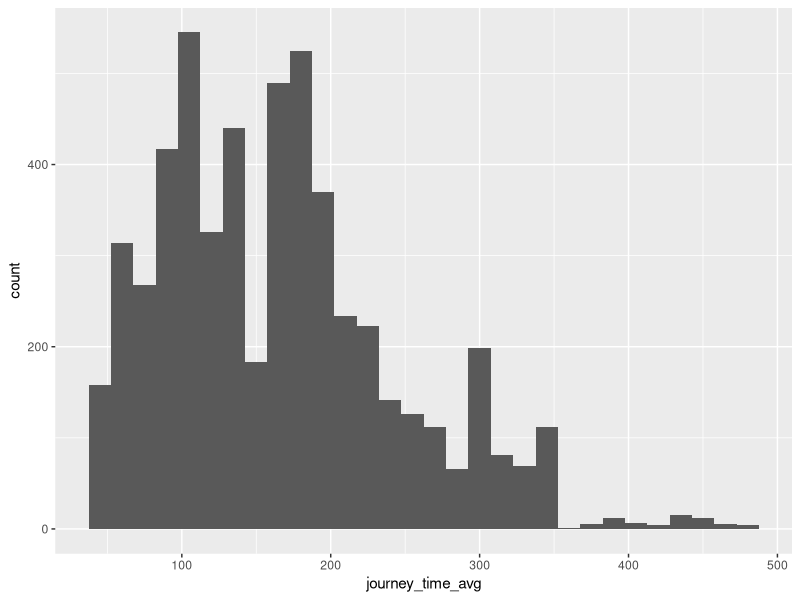
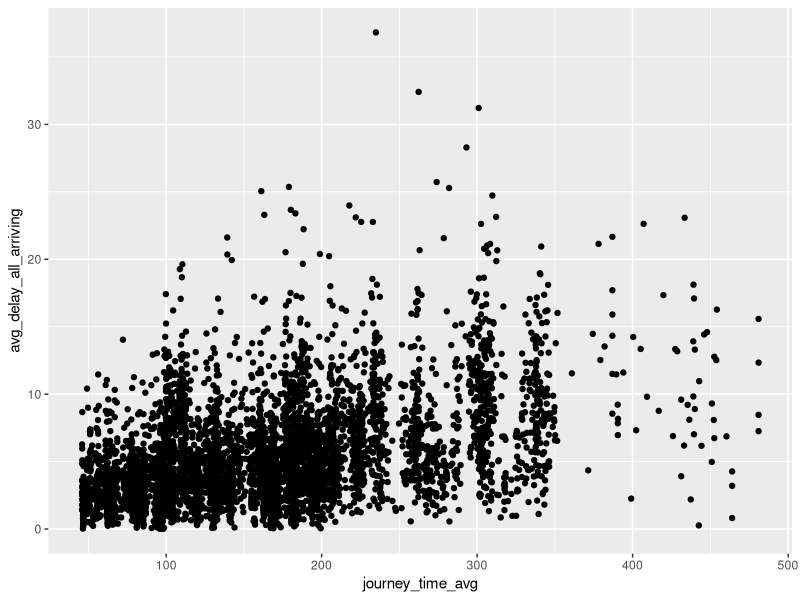
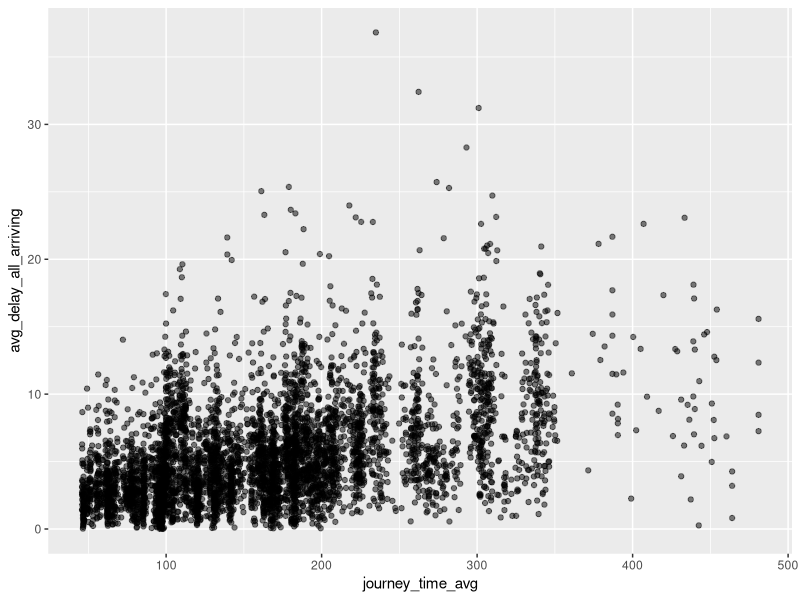
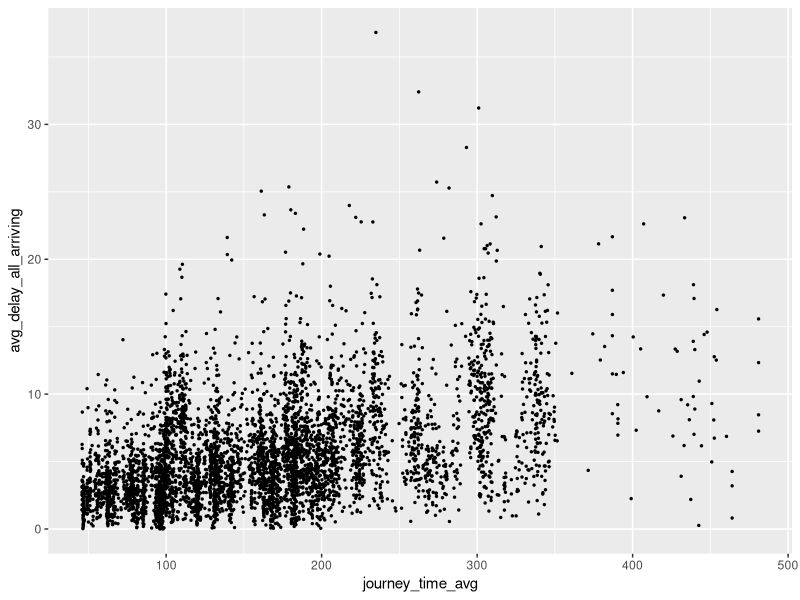
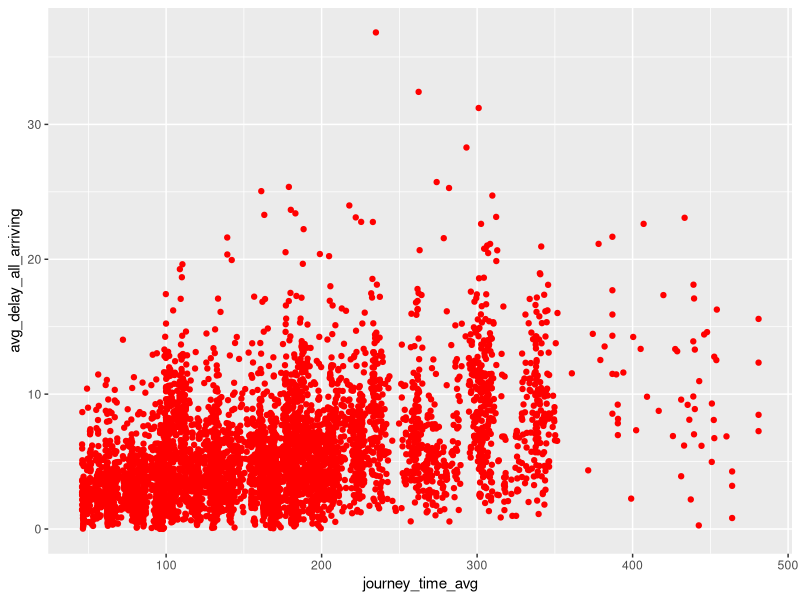
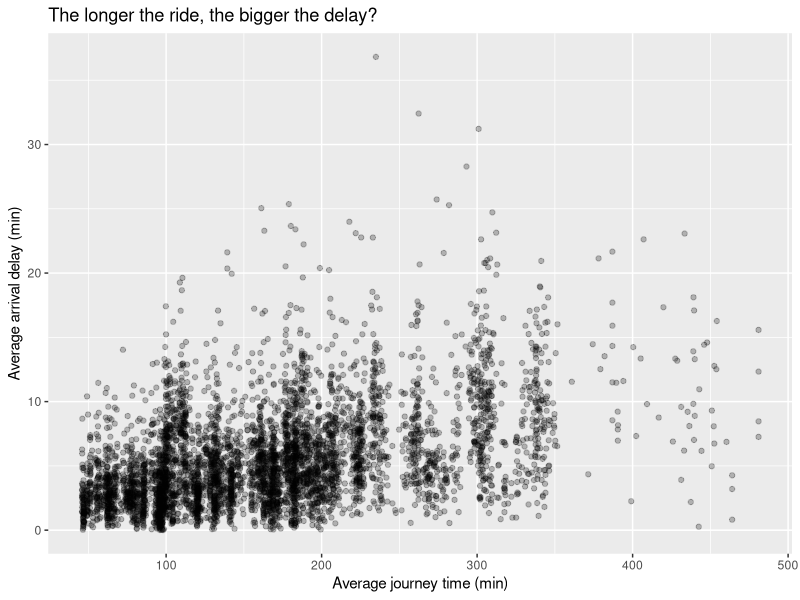
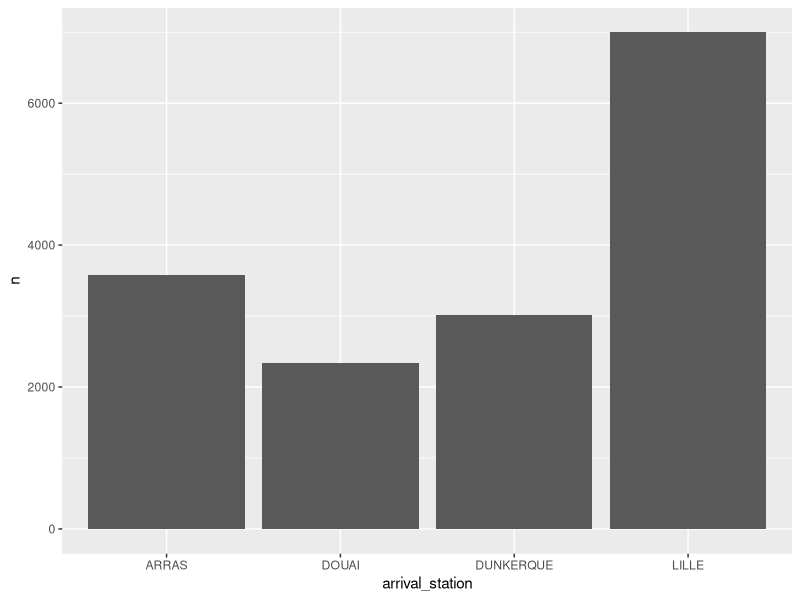
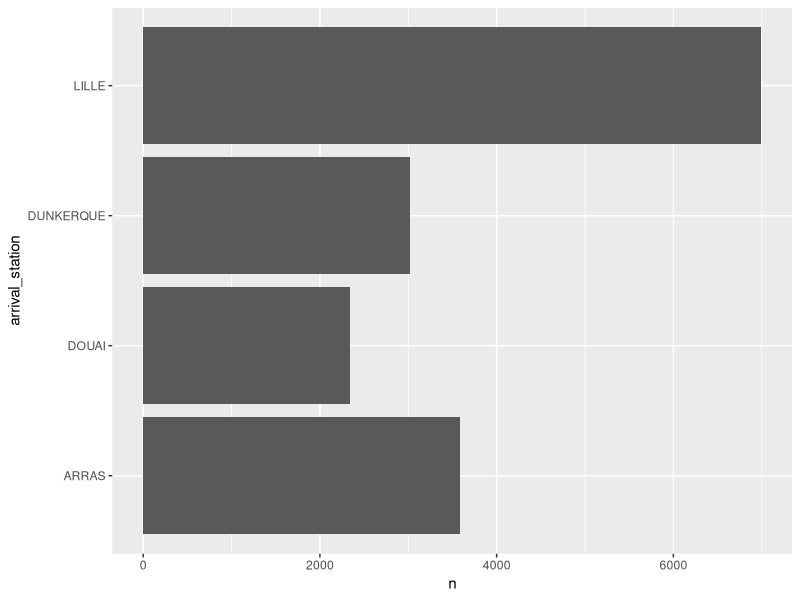

Source code (R) for these figures, in order:
## ---- chunk 1
library(tidyverse)
library(here)
library(lubridate)
library(RColorBrewer)
## ---- chunk 2
df <- readr::read_csv(here("data", "train-delays.csv"))
df
## ---- chunk 3
head(df)
tail(df)
## ---- chunk 4
ggplot(df, aes(x = journey_time_avg)) +
  geom_histogram()
## ---- chunk 5
df |> 
  dplyr::filter(avg_delay_all_arriving > 0) |>
  ggplot(aes(x = journey_time_avg, y = avg_delay_all_arriving)) +
  geom_point()
## ---- chunk 6
df |> 
  dplyr::filter(avg_delay_all_arriving > 0) |>
  ggplot(aes(x = journey_time_avg, y = avg_delay_all_arriving)) +
  geom_point(alpha = 0.5)
## ---- chunk 7
df |> 
  dplyr::filter(avg_delay_all_arriving > 0) |>
  ggplot(aes(x = journey_time_avg, y = avg_delay_all_arriving)) +
  geom_point(size = 0.5)
## ---- chunk 8
df |> 
  dplyr::filter(avg_delay_all_arriving > 0) |>
  ggplot(aes(x = journey_time_avg, y = avg_delay_all_arriving)) +
  geom_point(colour = "red")
## ---- chunk 9
df |> 
  dplyr::filter(avg_delay_all_arriving > 0) |>
  ggplot(aes(x = journey_time_avg, y = avg_delay_all_arriving)) +
  geom_point(alpha = 0.25) +
  labs(
    title = "The longer the ride, the bigger the delay?",
    x = "Average journey time (min)",
    y = "Average arrival delay (min)"
  )
## ---- chunk 10
bar_plot <- df |> 
  dplyr::filter(
    departure_station == "PARIS NORD",
    year == 2015
  ) |> 
  dplyr::group_by(arrival_station) |> 
  dplyr::summarise(n = sum(total_num_trips)) |> 
  ggplot(aes(x = arrival_station, y = n)) +
  geom_col() # OR geom_bar(stat = "identity")

bar_plot
## ---- chunk 11
bar_plot +
  coord_flip()
## ---- chunk 12
grp_bar_plot <- df |> 
  dplyr::filter(
    departure_station == "PARIS NORD",
    year %in% c(2015, 2016)
  ) |> 
  dplyr::group_by(year, arrival_station) |> 
  dplyr::summarise(n = sum(total_num_trips), .groups = "drop") |> 
  dplyr::mutate(year = factor(year)) |> 
  ggplot(aes(x = arrival_station, y = n, fill = year)) +
  geom_col(position = "dodge") 

grp_bar_plot
## ---- chunk 13
grp_bar_plot +
  scale_fill_manual(values = c("#651C32", "#F2827F"))
## ---- chunk 14
display.brewer.all()

grp_bar_plot +
  scale_fill_brewer(palette = "Pastel1")
## ---- chunk 15
df <- df |> 
  mutate(ymd = lubridate::make_date(year, month)) 

df |> 
  dplyr::filter(
    departure_station == "PARIS MONTPARNASSE",
    arrival_station == "BREST"
  ) |> 
  ggplot(aes(x = ymd, y = total_num_trips)) +
  geom_line()
## ---- chunk 16
brittany_cities <- c("RENNES", "BREST", "QUIMPER")  

brittany_plot <- df |> 
  dplyr::filter(
    departure_station == "PARIS MONTPARNASSE",
    arrival_station %in% brittany_cities
  ) |> 
  ggplot(aes(x = ymd, y = total_num_trips, colour = arrival_station)) +
  geom_line() +
  scale_y_continuous(limits = c(0, NA), expand = c(0, 0)) +
  scale_x_date(date_breaks = "4 months", date_labels = "%b %Y") +
  labs(
    title = "Monthly number of trips from Paris to cities in Brittany",
    colour = "Arrival station",
    x = "",
    y = "Monthly number of trips"
  ) +
  theme_minimal() +
  theme(axis.text.x = element_text(angle = 45, hjust = 1))

brittany_plot
## ---- chunk 17
# 1. simulate data
n <- 100
sim_df <- tibble(
  x1 = rnorm(n, mean = 250, sd = 15),   # trip length in km
  e  = rnorm(n),                        # random noise
  y  = 3 * x1 + e                       # delay increases with trip length
) %>%
  select(-e) 

# 2. plot raw data
ggplot(sim_df, aes(x = x1, y = y)) +
  geom_point(alpha = 0.5) +
  labs(
    x = "Trip length (km)",
    y = "Delay (minutes)",
    title = "Simulated train delays vs. trip length"
  )

# 3. fit linear model
mod1 <- lm(y ~ x1, data = sim_df)

# 4. add predicted values to tibble
sim_df <- sim_df |> 
  mutate(y_hat = predict(mod1))

# 5. overlay line of best fit
ggplot(sim_df, aes(x = x1, y = y)) +
  geom_point(alpha = 0.5) +
  geom_line(aes(y = y_hat), colour = "red", size = 1) +
  labs(
    x = "Trip length (km)",
    y = "Delay (minutes)",
    title = "Simulated train delays vs. trip length"
  )

# 6. check model coefficients
coef(mod1)
## ---- chunk 18
ggsave(
  filename = "brittany.png",
  plot = brittany_plot
)
## ---- chunk 19
df |> 
  dplyr::filter(
    departure_station == "PARIS LYON",
    service == "International"
  ) |> 
  ggplot(aes(x = arrival_station, y = total_num_trips)) +
  geom_boxplot()
## ---- chunk 20
df |> 
  dplyr::filter(
    departure_station == "PARIS LYON",
    service == "International"
  ) |> 
  ggplot(aes(x = arrival_station, y = total_num_trips)) +
  geom_violin()
## ---- chunk 21
df |> 
  dplyr::filter(
    departure_station == "PARIS MONTPARNASSE",
    arrival_station %in% brittany_cities
  ) |> 
  ggplot(aes(x = month, y = total_num_trips, color = arrival_station)) +
  geom_line() +
  facet_wrap(vars(year))
## ---- chunk 22
brittany_plot + # base plot
  theme(
    # bold plot title and increase font size
    plot.title = element_text(face = "bold", size = 16), 
    # colour x-axis label red and increase font size
    axis.title.x = element_text(size = 14, color = "red"),
    # colour y-axis label blue and increase font size
    axis.title.y = element_text(size = 14, color = "blue"),
    # colour background green
    plot.background = element_rect(fill = "green"),
    # colour major grid lines purple
    panel.grid.major = element_line(color = "purple", size = 0.5)
  )
